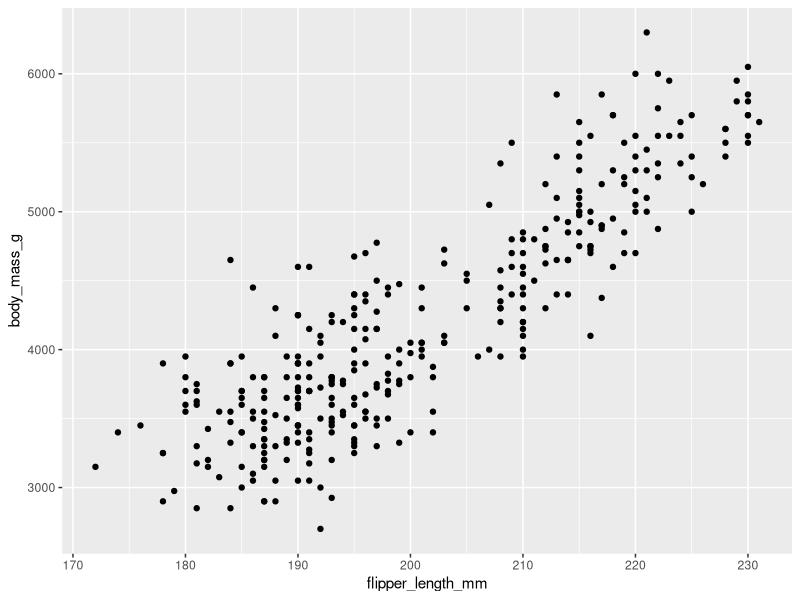
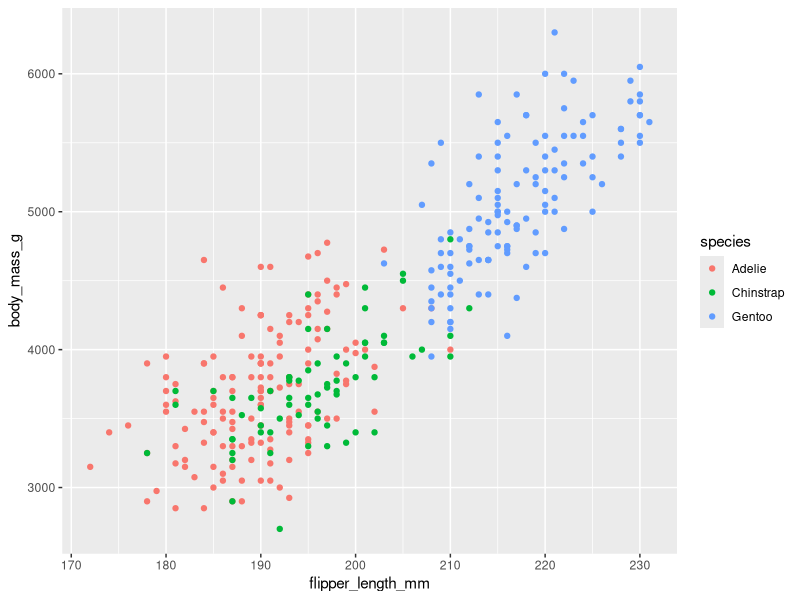
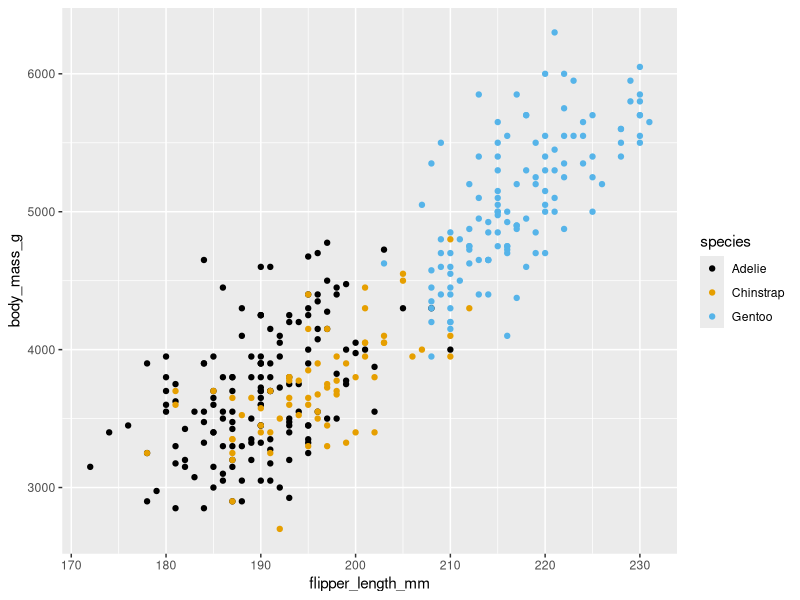
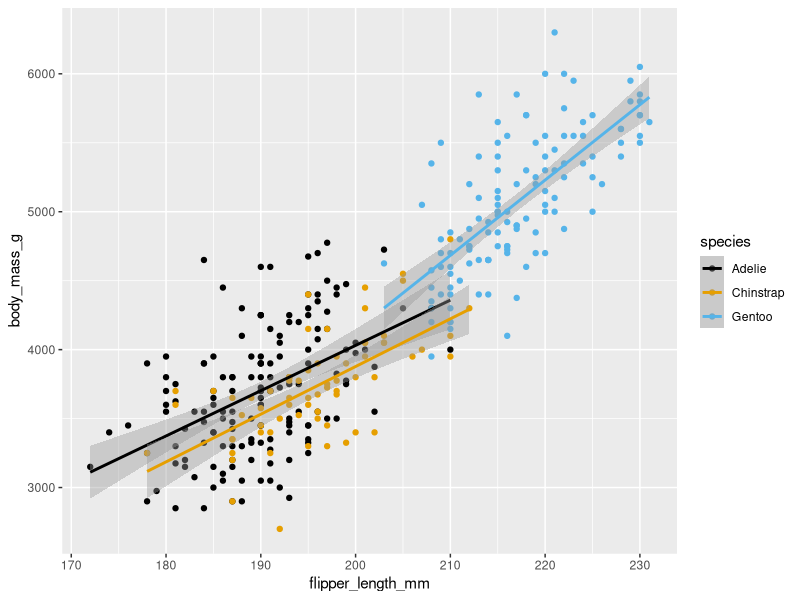
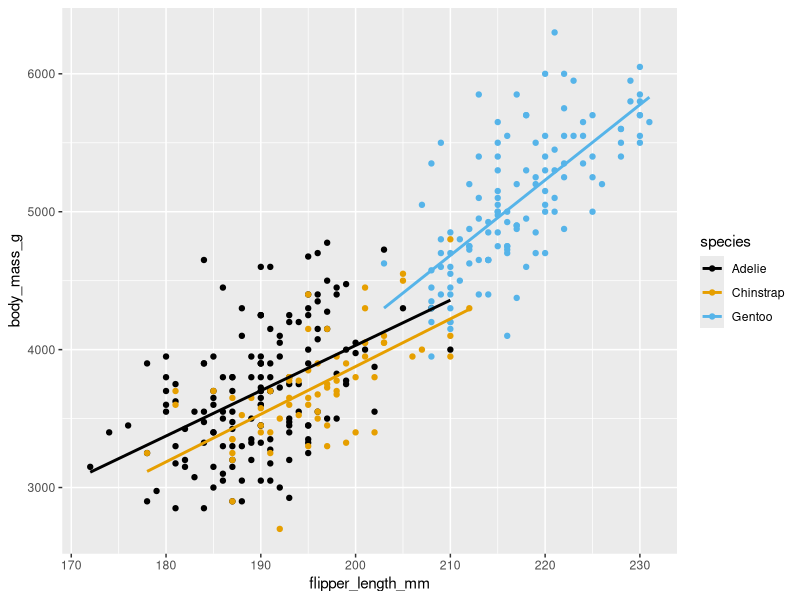
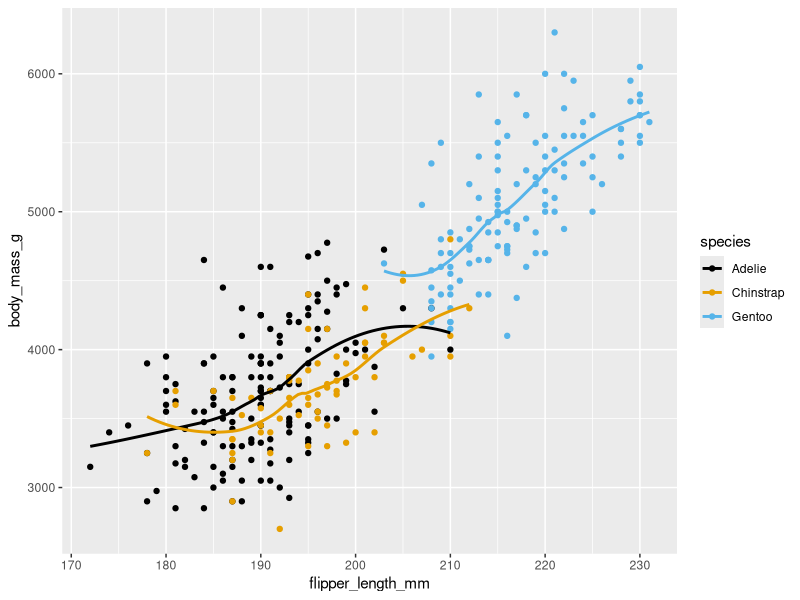
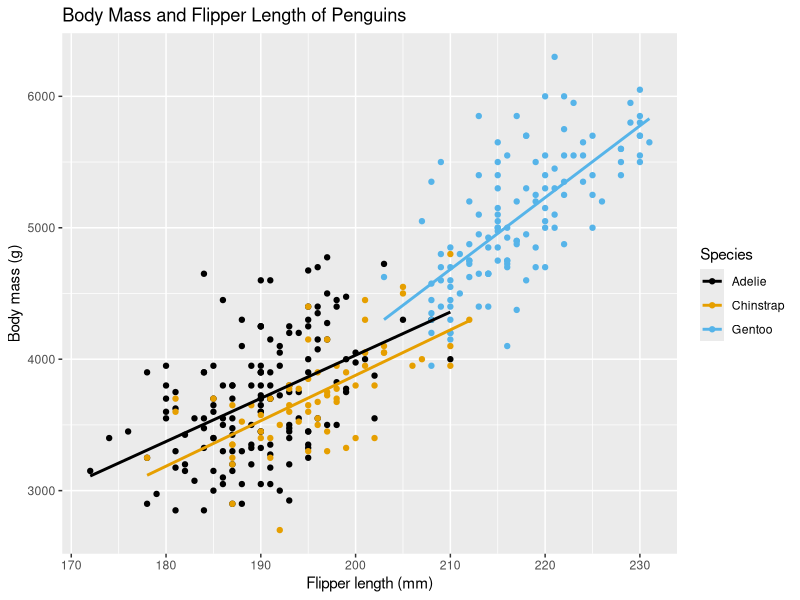
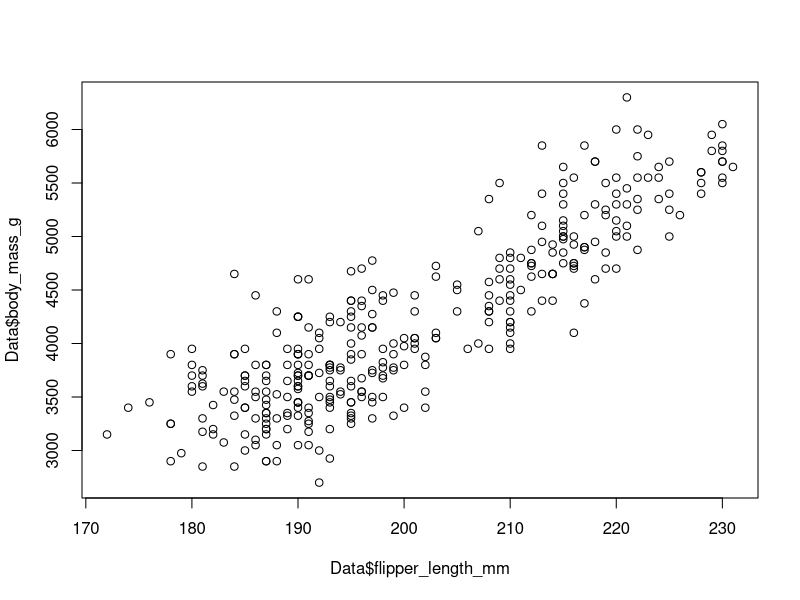

Write the R code that produced these figures, in order.
## ---- chunk 1
library(tidyverse)
library(palmerpenguins)
library(ggthemes)
## ---- chunk 2
Data <- palmerpenguins::penguins
head(Data)
## ---- chunk 3
ggplot(Data, aes(x = flipper_length_mm, y = body_mass_g)) +
  geom_point()
## ---- chunk 4
ggplot(Data, aes(x = flipper_length_mm, y = body_mass_g, color = species)) +
  geom_point()
## ---- chunk 5
ggplot(Data, aes(x = flipper_length_mm, y = body_mass_g, color = species)) +
  geom_point() +
  scale_color_colorblind()
## ---- chunk 6
ggplot(Data, aes(x = flipper_length_mm, y = body_mass_g, color = species)) +
  geom_point() +
  scale_color_colorblind() + 
  geom_smooth(method = "lm")
## ---- chunk 7
ggplot(Data, aes(x = flipper_length_mm, y = body_mass_g, color = species)) +
  geom_point() +
  scale_color_colorblind() + 
  geom_smooth(method = "lm", se = FALSE)
## ---- chunk 8
ggplot(Data, aes(x = flipper_length_mm, y = body_mass_g, color = species)) +
  geom_point() +
  scale_color_colorblind() + 
  geom_smooth(method = "loess", se = FALSE)
## ---- chunk 9
ggplot(Data, aes(x = flipper_length_mm, y = body_mass_g, color = species)) +
  geom_point() +
  scale_color_colorblind() + 
  geom_smooth(method = "lm", se = FALSE) +
  labs(title = "Body Mass and Flipper Length of Penguins",
    x = "Flipper length (mm)", y = "Body mass (g)",
    color = "Species" )
## ---- chunk 10
plot(Data$flipper_length_mm, Data$body_mass_g)
## ---- chunk 11
ggplot(Data, aes(x = island, fill = species)) +
  geom_bar()
## ---- chunk 12
ggplot(Data, aes(x = island, fill = species)) +
  geom_bar(position = "fill")
## ---- chunk 13
table(Data$island, Data$species)
## ---- chunk 14
prop.table(table(Data$island, Data$species), margin = 1)
## ---- chunk 15
barplot(table(Data$species, Data$island))
## ---- chunk 16
ggplot(Data, aes(x = species, y = body_mass_g)) +
  geom_boxplot()
## ---- chunk 17
ggplot(penguins, aes(x = body_mass_g, color = species)) +
  geom_density()
## ---- chunk 18
boxplot(Data$body_mass_g ~ Data$species) ##y ~ x
## ---- chunk 19
ggplot(Data, aes(x = flipper_length_mm, y = body_mass_g, color = species)) +
  geom_point() +
  scale_color_colorblind() + 
  geom_smooth(method = "lm", se = FALSE) +
  labs(title = "Body Mass and Flipper Length of Penguins",
    x = "Flipper length (mm)", y = "Body mass (g)",
    color = "Species" ) + 
  facet_wrap(~island)
## ---- chunk 20
ggplot(Data, aes(x = species)) +
  geom_bar()
## ---- chunk 21
ggplot(Data, aes(x = species, y = after_stat(prop), group = 1)) + 
  geom_bar()
## ---- chunk 22
Data$species <- factor(Data$species, levels=c("Gentoo","Adelie","Chinstrap"))

ggplot(Data, aes(x = species, y = after_stat(prop), group = 1)) + 
  geom_bar()
## ---- chunk 23
table(Data$species)
prop.table(table(Data$species))
## ---- chunk 24
ggplot(Data, aes(y = body_mass_g)) +
  geom_boxplot()
## ---- chunk 25
ggplot(Data, aes(x = body_mass_g)) +
  geom_density()
## ---- chunk 26
plot(rnorm(20))
## ---- chunk 27
y <- rnorm(20)
x <- 1:20
newDF <- data.frame(x,y)
ggplot(newDF, aes(x = x, y = y)) +
  geom_point()
